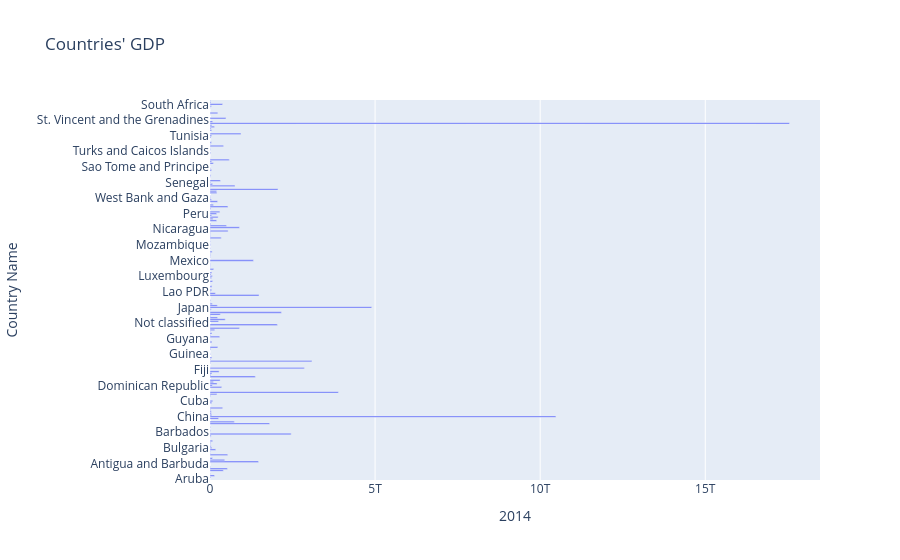
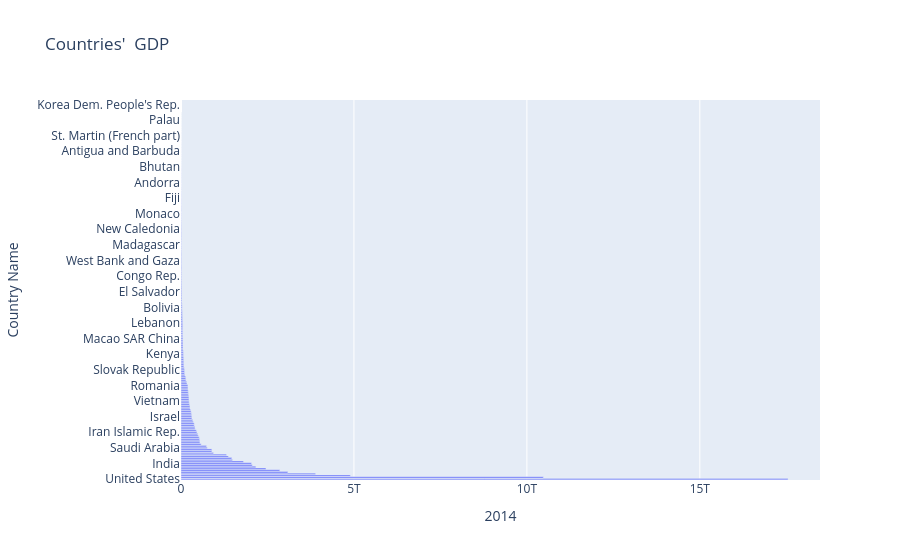
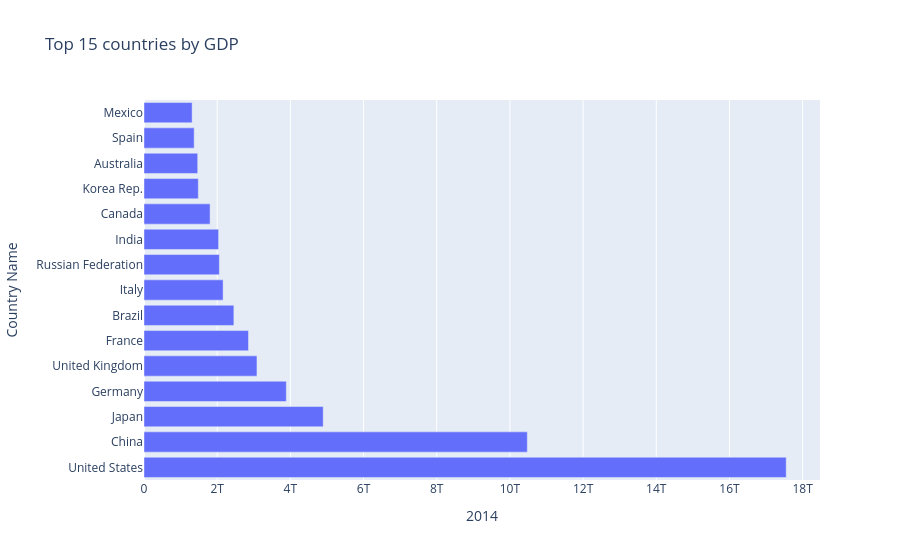
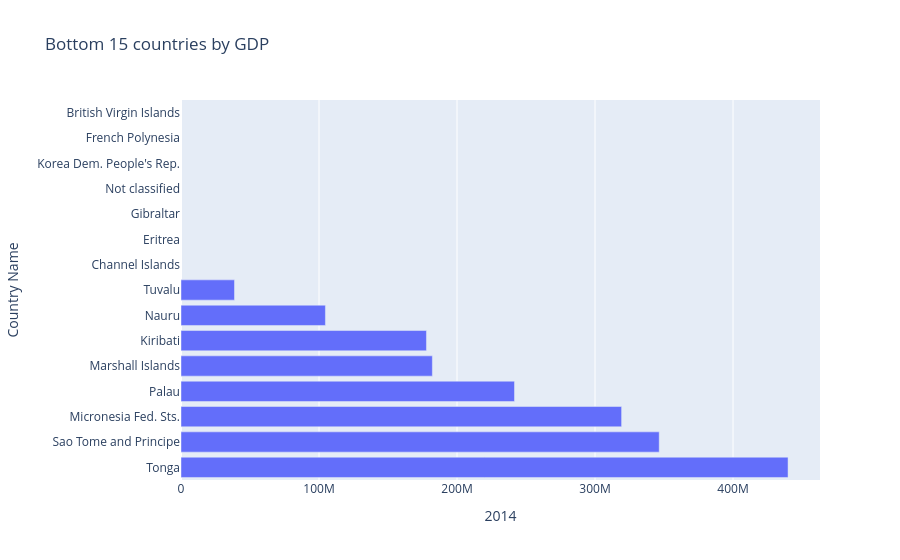

These figures' notebook cell, in order:
### Markdown cell above
## Data analysis
### Descriptive analytics: graphs
#### Bar graphs

### Code cell
# Graph the GDP values by country of the year 2014
year = '2014'

fig = px.bar(df_new, x=year, y='Country Name', title="Countries' GDP")
fig.show()

fig = px.bar(df_new.sort_values(by=year, ascending=False).reset_index(drop=True), x=year, y='Country Name', title="Countries'  GDP") # Sort the table by ascending values
fig.show()

fig = px.bar(df_new.sort_values(by=year, ascending=False).head(15).reset_index(drop=True), x=year, y='Country Name', title='Top 15 countries by GDP')# Select the first 15 countries with higher GPD values
fig.show()

fig = px.bar(df_new.sort_values(by=year, ascending=False).tail(15).reset_index(drop=True), x=year, y='Country Name', title='Bottom 15 countries by GDP')# Select the first 15 countries with lower GPD values
fig.show()

### Figure 1 — Plotly figure (JSON) as saved in the notebook; plotly's stock layout.template omitted (floating-point values rounded to 4 significant figures; data arrays with more than 128 entries replaced by an {"elided": "..."} marker saying what was removed)
{"data": [{"hovertemplate": "2014=%{x}<br>Country Name=%{y}<extra></extra>", "legendgroup": "", "marker": {"color": "#636efa", "pattern": {"shape": ""}}, "name": "", "orientation": "h", "showlegend": false, "textposition": "auto", "type": "bar", "x": {"elided": "219 float values"}, "xaxis": "x", "y": {"elided": "219 str values"}, "yaxis": "y"}], "layout": {"barmode": "relative", "legend": {"tracegroupgap": 0}, "title": {"text": "Countries' GDP"}, "xaxis": {"anchor": "y", "domain": [0, 1], "title": {"text": "2014"}}, "yaxis": {"anchor": "x", "domain": [0, 1], "title": {"text": "Country Name"}}}}

### Figure 2 — Plotly figure (JSON) as saved in the notebook; plotly's stock layout.template omitted (floating-point values rounded to 4 significant figures; data arrays with more than 128 entries replaced by an {"elided": "..."} marker saying what was removed)
{"data": [{"hovertemplate": "2014=%{x}<br>Country Name=%{y}<extra></extra>", "legendgroup": "", "marker": {"color": "#636efa", "pattern": {"shape": ""}}, "name": "", "orientation": "h", "showlegend": false, "textposition": "auto", "type": "bar", "x": {"elided": "219 float values"}, "xaxis": "x", "y": {"elided": "219 str values"}, "yaxis": "y"}], "layout": {"barmode": "relative", "legend": {"tracegroupgap": 0}, "title": {"text": "Countries'  GDP"}, "xaxis": {"anchor": "y", "domain": [0, 1], "title": {"text": "2014"}}, "yaxis": {"anchor": "x", "domain": [0, 1], "title": {"text": "Country Name"}}}}

### Figure 3 — Plotly figure (JSON) as saved in the notebook; plotly's stock layout.template omitted (floating-point values rounded to 4 significant figures)
{"data": [{"hovertemplate": "2014=%{x}<br>Country Name=%{y}<extra></extra>", "legendgroup": "", "marker": {"color": "#636efa", "pattern": {"shape": ""}}, "name": "", "orientation": "h", "showlegend": false, "textposition": "auto", "type": "bar", "x": [17550000000000.0, 10480000000000.0, 4897000000000.0, 3889000000000.0, 3087000000000.0, 2856000000000.0, 2456000000000.0, 2162000000000.0, 2059000000000.0, 2039000000000.0, 1806000000000.0, 1484000000000.0, 1468000000000.0, 1371000000000.0, 1315000000000.0], "xaxis": "x", "y": ["United States", "China", "Japan", "Germany", "United Kingdom", "France", "Brazil", "Italy", "Russian Federation", "India", "Canada", "Korea Rep.", "Australia", "Spain", "Mexico"], "yaxis": "y"}], "layout": {"barmode": "relative", "legend": {"tracegroupgap": 0}, "title": {"text": "Top 15 countries by GDP"}, "xaxis": {"anchor": "y", "domain": [0, 1], "title": {"text": "2014"}}, "yaxis": {"anchor": "x", "domain": [0, 1], "title": {"text": "Country Name"}}}}

### Figure 4 — Plotly figure (JSON) as saved in the notebook; plotly's stock layout.template omitted (floating-point values rounded to 4 significant figures)
{"data": [{"hovertemplate": "2014=%{x}<br>Country Name=%{y}<extra></extra>", "legendgroup": "", "marker": {"color": "#636efa", "pattern": {"shape": ""}}, "name": "", "orientation": "h", "showlegend": false, "textposition": "auto", "type": "bar", "x": [439900000.0, 346500000.0, 319300000.0, 241700000.0, 182100000.0, 177900000.0, 104700000.0, 38760000.0, NaN, NaN, NaN, NaN, NaN, NaN, NaN], "xaxis": "x", "y": ["Tonga", "Sao Tome and Principe", "Micronesia Fed. Sts.", "Palau", "Marshall Islands", "Kiribati", "Nauru", "Tuvalu", "Channel Islands", "Eritrea", "Gibraltar", "Not classified", "Korea Dem. People's Rep.", "French Polynesia", "British Virgin Islands"], "yaxis": "y"}], "layout": {"barmode": "relative", "legend": {"tracegroupgap": 0}, "title": {"text": "Bottom 15 countries by GDP"}, "xaxis": {"anchor": "y", "domain": [0, 1], "title": {"text": "2014"}}, "yaxis": {"anchor": "x", "domain": [0, 1], "title": {"text": "Country Name"}}}}
